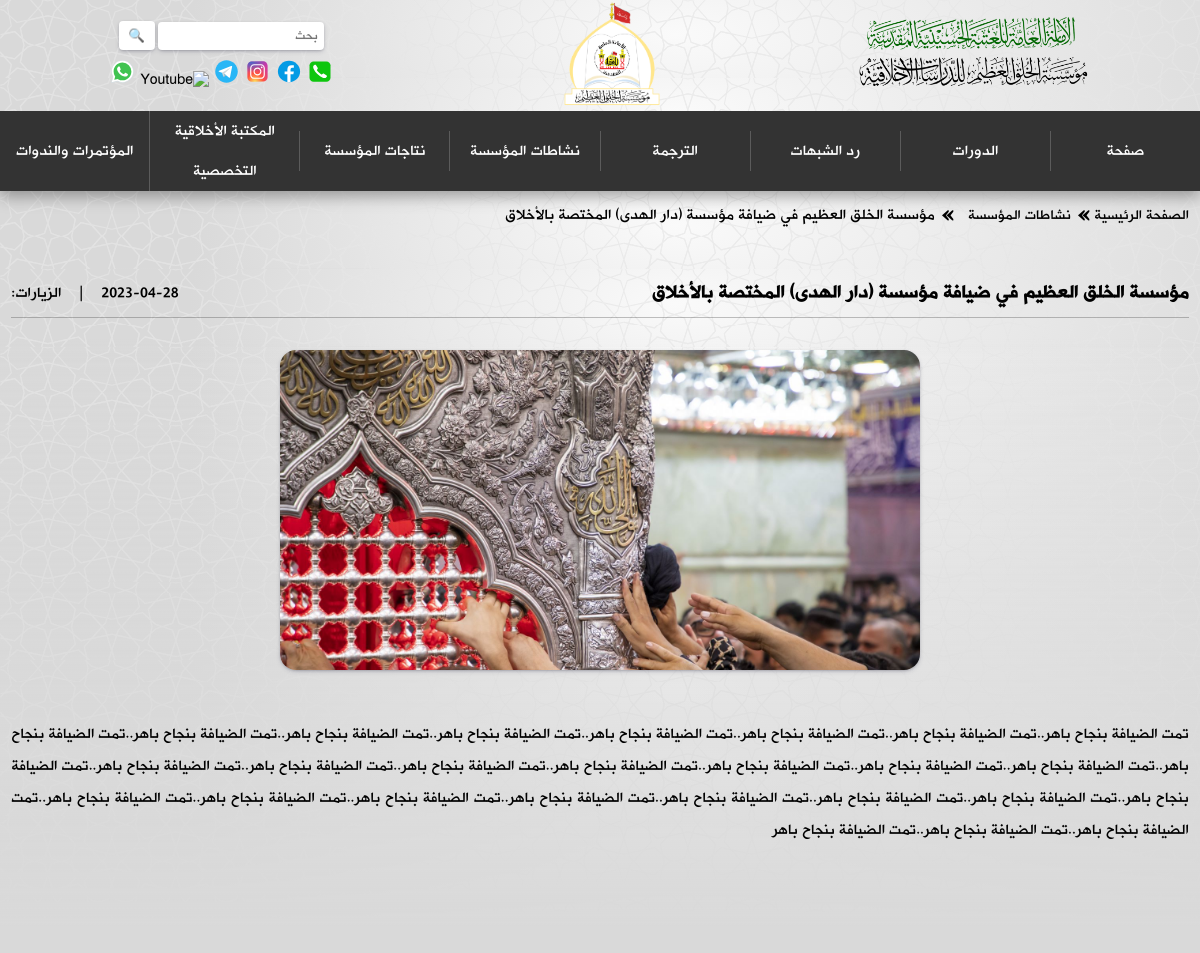
/activity/6/, run on the app's committed database.
### backend/models.py (models this page shows, shortened)
class Page(models.Model):
    title = models.CharField(max_length=255)
    slug = models.SlugField(max_length=255, unique=True, null=True, blank=True)
    order = models.PositiveIntegerField(default=0)

class Activity(models.Model):
    title = models.CharField(max_length=1000, blank=False)
    created_at = models.DateTimeField(auto_now_add=True)
    main_img = models.ForeignKey(Image, on_delete=models.PROTECT, blank=False)
    body = models.TextField(max_length=5000, blank=False)
    img_array = models.ManyToManyField(Image, blank=True, related_name="images")
    vid_array = models.ManyToManyField(Video, blank=True, related_name="videos")
    audio = models.ForeignKey(Audio, on_delete=models.PROTECT, blank=True, null=True)
    active = models.BooleanField(default=False)
    class Meta:
        ordering = ['-created_at']

class Image(models.Model):
    image = models.ImageField(upload_to="images", blank=False)

### backend/views.py (the view)
# urls.py: path("activity/<str:pk>/", views.activity, name="activity"),
def activity(request, pk):
    activity = Activity.objects.get(id=pk)
    section = {"activities":"activities"}
    context = {"item":activity,"section":section}
    return render (request, "backend/article.html", context)

### backend/context_processors.py (called while the page is built)
def pages(request):
    pages = Page.objects.order_by("order")
    return {'pages': pages}

### backend/templates/backend/article.html (shortened to what this page needs)
{% extends "backend/layout.html" %}
{% load static %}
{% block extraHead %}
<link rel="stylesheet" href="{% static 'css/pages.css' %}">
{% endblock %}
{% block body %}
<main>
    <div class="path">
        <p class="component"><a href="{% url 'backend:home' %}"> الصفحة الرئيسية </a></p>
        <p class="pathArrow"> &#xbb; </p>
        {% if section.activities %}
        <p class="component"><a href="{% url 'backend:activities' %}"> نشاطات المؤسسة </a></p>
        <p id="articleURL" class="component"><a href="{% url 'backend:activity' item.id %}">
        {% elif section.productions %}
        <p class="component"><a href="{% url 'backend:productions' %}"> نتاجات المؤسسة </a></p>
        <p id="articleURL" class="component"><a href="{% url 'backend:production' item.id %}">
        {% endif %}
        <p class="pathArrow"> &#xbb; </p>
            {{ item.title }}
        </a></p>
    </div>
    <div class="article">
        <div class="articleDetails">
            <p class="articleTitle">
            {{ item.title }}
            </p>
            <div class="statistics">
            <p class="date">
            {{ item.created_at|date:"Y-m-d" }}
            </p>
            <div class="horizontalLine">|</div>
            <p class="views"> الزيارات: </p>
            </div>
        </div>
        <div class="articleContent">
        <div class="articleMedia">
            <div class="articleImage">
                <img src="{{ item.main_img.image.url }}" alt="صورة المقال">
            </div>
        </div>
        <div class="articleText">
            {{ item.body|safe }}
        </div>
    </div>
    </div>
</main>
{% endblock %}

### backend/templates/backend/header.html (shortened to what this page needs)
{% load static %}
<header class="header">
    <div class="banner">
        <div class="textLogos">
            <a href="{% url 'backend:home' %}">
              <img src="{% static 'images/textLogoHusainia.png' %}">
              <img src="{% static 'images/textLogo.png' %}">
            </a>
        </div>
        <div class="logo"><a href="{% url 'backend:home' %}"><img src="{% static 'images/logo.png' %}" alt="Logo"></a></div>
        <div class="inputGroup">
            <form action="./search.html" class="input">
                <input type="text" name="q" placeholder="بحث" required>
                <button class="searchIcon" type="submit">
                    &#128269;
                </button>
            </form>
            <div class="socialMedia">
                <span class="popup floatItem"><img src="{% static 'icons/phone.svg' %}" alt="Phone Numbers">
                </span>
                <a class="floatItem" href="${facebookURL}" target="blank"><img src="{% static 'icons/facebook.svg' %}" alt="Facebook"></a>
                <a class="floatItem" href="${instagramURL}" target="blank"><img src="{% static 'icons/instagram.svg' %}" alt="Instagram"></a>
                <a class="floatItem" href="${telegramURL}" target="blank"><img src="{% static 'icons/telegram.svg' %}" alt="Telegram"></a>
                <a class="floatItem" href="${youtubeURL}" target="blank"><img src="{% static 'icons/youtube.svg' %}" alt="Youtube"></a>
                <a class="floatItem" href="${whatsappURL}" target="blank"><img src="{% static 'icons/whatsapp.svg' %}" alt="WhatsApp"></a>
            </div>
        </div>
    </div>
    <nav>
        <ul class="parent">
            {% for page in pages %}
            <span><a href="{% url 'backend:items' page.slug %}"><li id="about" class="menuItem">{{ page.title }}</li></a></span>
            {% endfor %}
            <span><a href="{% url 'backend:activities' %}"><li id="activities" class="menuItem"> نشاطات المؤسسة </li></a></span>
            <li id="productions" class="menuItem"><a href="{% url 'backend:productions' %}"> نتاجات المؤسسة </a>
            </li>
            <li id="libraries" class="menuItem"><a href="./libraries.html"> المكتبة الأخلاقية التخصصية </a>
            </li>
            <li id="cAndS" class="menuItem"><a href="./cAndS.html"> المؤتمرات والندوات </a>
            </li>
        </ul>
    </nav>
</header>

### static/css/style.css (style rules this page uses)
*, body, html { margin: 0; padding: 0; box-sizing: border-box; font-family: 'hacen_liner_screen_bdregular' !important; scroll-behavior: smooth; font-weight: normal; }
:root { --accent: #daecec; --component: #9ca7af80; --darkComponent: #5b7b7b; --reverseComponent: #fff; --hoverColor: rgb(255, 255, 255, .20); --bg: #d9d9d9; --structure: #333; --titleColor: #000; --paragraphColor: #fff; --linkColor: #000; --shadowColor: #000; --bgUrl: url(/static/background/header-bg.svg) --colorOpacity: .3; --transition: all .3s; --subTitle: 17px; --globalPadding: 6rem 3.5rem; --borderRadius: 1rem; --globalGap: 1rem; --hoverShadow: 0 0 4px rgba(0, 0, 0, .14), 0 4px 8px rgba(0, 0, 0, .28); --cardShadow: rgba(50, 50, 93, 0.25) 0px 2px 5px -1px, rgba(0, 0, 0, 0.3) 0px 1px 3px -1px; --componentShadow: rgba(0, 0, 0, 0.35) 0px 5px 15px; --bgSize: 100%; --sectionShadow: rgba(67, 71, 85, 0.27) 0px 0px 0.25em, rgba(90, 125, 188, 0.05) 0px 0.25em 1em; --navShadow: rgba(0, 0, 0, 0.35) 0px 5px 15px; --bgOpacity: 0.92; --bgTransparency: 20%; --border: 1px solid rgba(51, 51, 51, 0.3); --itemShadow: rgba(0, 0, 0, 0.99) 0px 0px 3px, rgba(0, 0, 0, 0.99) 0px 0px 2px; }
* a { text-decoration: none; transition: all 0.4s; color: initial; }
.header { position: relative; z-index: 2; }
.header .banner { display: grid; grid-template-areas: "right mid left"; justify-content: space-around; align-items: center; color: var(--reverseComponent); background-color: var(--bg); background-image: url(/static/background/header-bg.svg); position: relative; }
.header .banner .textLogos { display: flex; flex-direction: column; width: 200px; grid-area: right; position: relative; z-index: 2; }
.header img { width: 350px; height: auto; max-width: 20vw; }
.header .logo { grid-area: mid; position: relative; z-index: 2; }
.header .logo img { width: 150px; height: auto; max-width: 10vw; }
.header .banner .inputGroup { display: flex; flex-direction: column; align-items: center; gap: .5rem; grid-area: left; position: relative; z-index: 2; }
.header .banner .inputGroup .input input { padding: .4rem; border: none; border-radius: 4px; box-shadow: var(--cardShadow); background-color: var(--reverseComponent); transition: var(--transition); }
.header .banner .inputGroup .input button { padding: .4rem .6rem; background-color: var(--reverseComponent); border: none; border-radius: 4px 4px; cursor: pointer; box-shadow: var(--cardShadow); transition: var(--transition); }
.header .banner .inputGroup .socialMedia a { margin: 0; padding: 0; }
.header .banner .inputGroup .socialMedia img { width: 1.7rem; cursor: pointer; }
.popup { position: relative; display: inline-block; cursor: pointer; }
nav { color: var(--reverseComponent); background-color: var(--structure); box-shadow: var(--navShadow); transition: all .5s; }
nav .parent { display: flex; list-style-type: none; justify-content: space-evenly; align-items: center; }
nav .parent span, nav .parent li { line-height: 2.5rem; transition: all .5s; cursor: pointer; text-align: center; width: 100%; position: relative; }
nav .parent .menuItem, nav .parent span { border-left: 1px solid rgb(255, 255, 255, .2); }
nav .parent span:last-child, nav .parent .menuItem:last-child { border: none; }
nav a:link, nav a:visited { color: var(--reverseComponent); }

### data on the page
Page: title "صفحة"
Page: title "الدورات"
Page: title "رد الشبهات"
Page: title "الترجمة"
Activity: title "مؤسسة الخلق العظيم في ضيافة مؤسسة (دار الهدى) المختصة بالأخلاق", created_at "2023-04-28", main_img.image (picture), body "تمت الضيافة بنجاح باهر..تمت الضيافة بنجاح باهر..تمت الضيافة بنجاح باهر..تمت الضيافة بنجاح باهر..تمت الضيافة بنجاح باهر..تمت الضيافة بنجاح باهر..تمت الضيافة بنجاح باهر..تمت الضيافة بنجاح باهر..تمت الضيافة بنجاح باهر..تمت الضيافة بنجاح باهر..تمت الضيافة بنجاح باهر..تمت الضيافة بنجاح باهر..تمت الضيافة بنجاح باهر..تمت الضيافة بنجاح باهر..تمت الضيافة بنجاح باهر..تمت الضيافة بنجاح باهر..تمت الضيافة بنجاح باهر..تمت الضيافة بنجاح باهر..تمت الضيافة بنجاح باهر..تمت الضيافة بنجاح باهر..تمت الضيافة بنجاح باهر..تمت الضيافة بنجاح باهر..تمت الضيافة بنجاح باهر..تمت الضيافة بنجاح باهر..تمت الضيافة بنجاح باهر..تمت الضيافة بنجاح باهر"
